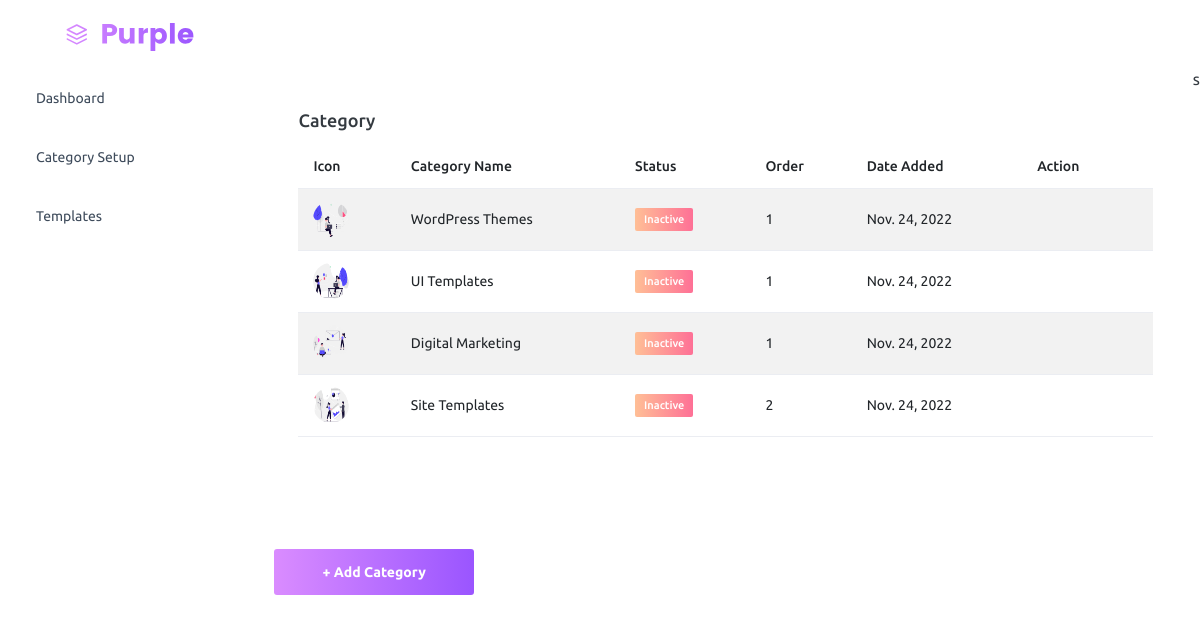
/category/ (signed in), run on an earlier commit of the app's database.
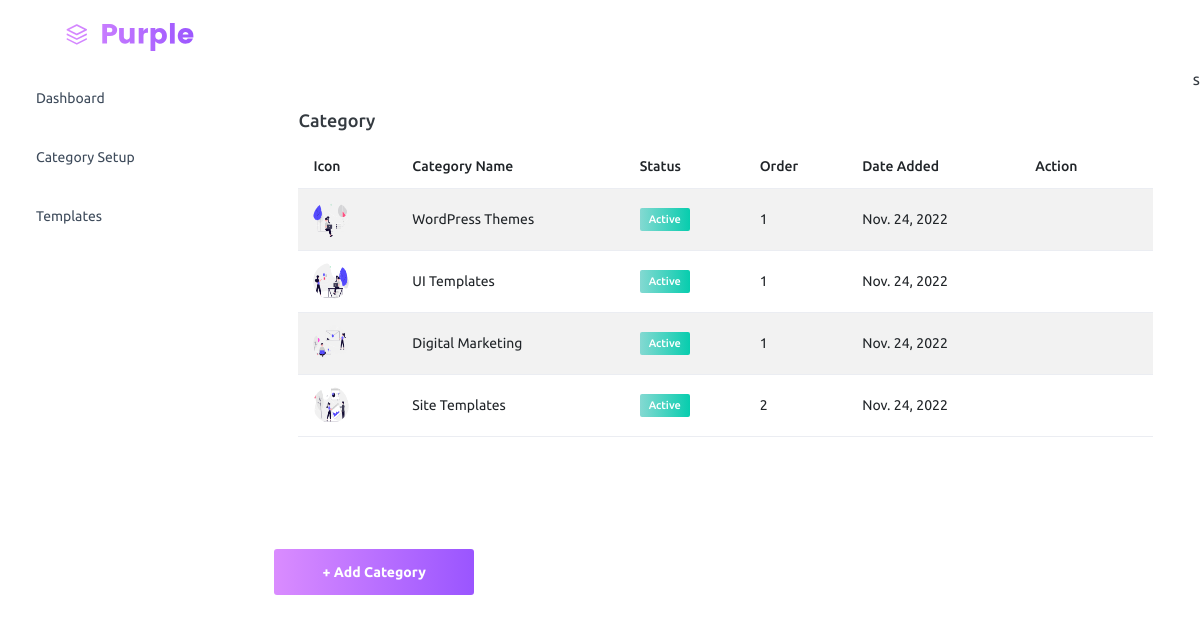
And on a later commit of the database.
### adminpanel/models.py (models this page shows, shortened)
class Category(models.Model):
    category = models.CharField(max_length=100,unique=True)
    category_image = models.ImageField(null=True, upload_to='category_images/')
    order = models.IntegerField(null=True)
    STATUS_CHOICES = (
        ('active', 'active'),
        ('inactive', 'inactive')
    )
    status = models.CharField(max_length=100, choices=STATUS_CHOICES, default='active')
    created = models.DateTimeField(auto_now_add=True, null=True)

### adminpanel/views.py (the view)
# urls.py: path('category/', views.category, name='category'),
@login_required
def category(request):
    category = Category.objects.all().order_by("order")
    context = {"category": category}
    return render(request, "admin/category.html", context)

### templates/admin/category.html (shortened to what this page needs)
{% load static %}
{% include 'admin/nav.html' %}
<div class="main-panel">
    <div class="col-lg-12 grid-margin stretch-card">
        <div class="card">
          <div class="card-body">
            <h4 class="card-title">Category</h4>
            <table class="table table-striped">
              <thead>
                <tr>
                  <th> Icon</th>
                  <th> Category Name</th>
                  <th> Status </th>
                  <th> Order</th>
                  <th>Date Added</th>
                  <th>Action</th>
                </tr>
              </thead>
              <tbody>
                {% for category in category %}
                <tr>
                  <td class="py-1">
                    <img src="{{category.category_image.url}}" alt="image" />
                  </td>
                  <td>{{category.category}} </td>
                  <td>
                    {% if category.status == 'active' %}
                    <label class="badge badge-gradient-success">Active</label>
                    {% else %}
                    <label class="badge badge-gradient-danger">Inactive</label>
                    {% endif %}
                  </td>
                  <td> {{category.order}}</td>
                  <td>{{category.created.date}}</td>
                  <td>
                    <div class="nav-item nav-profile dropdown">
                      <a class="nav-link dropdown-toggle" id="profileDropdown" href="#" data-bs-toggle="dropdown"
                          aria-expanded="false">
                          <i class="mdi mdi-table-edit"></i>
                      </a>
                    </div>
                  </td>
                </tr>
                {% endfor %}
              </tbody>
            </table>
          </div>
        </div>
      </div>
      <span class="nav-link">
        <a href="{% url 'add_category' %}">
        <button class="btn btn-block btn-lg btn-gradient-primary mt-4">+ Add Category</button>
    </a>
    </span>
</div>
{% include 'admin/footer.html' %}s

What changed in the data, as far as the page shows it:
changed Category "WordPress Themes": status "Inactive" → "Active"
changed Category "UI Templates": status "Inactive" → "Active"
changed Category "Digital Marketing": status "Inactive" → "Active"
changed Category "Site Templates": status "Inactive" → "Active"
